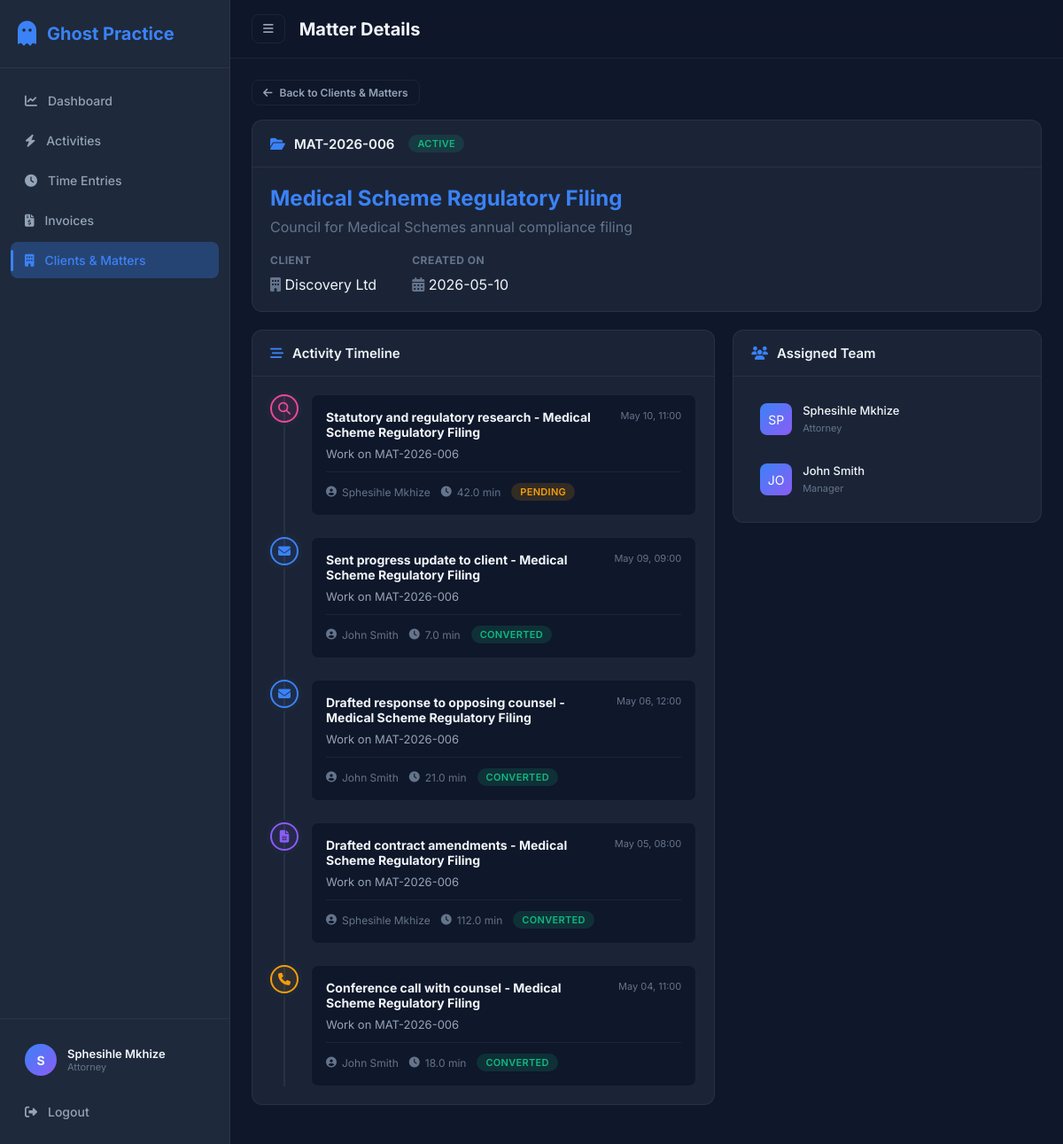
The app's page /clients/matter/6 (signed in) with its own data.
### models/user.py (models this page shows, shortened)
class User(UserMixin, db.Model):
    __tablename__ = "users"
    id = db.Column(db.Integer, primary_key=True)
    name = db.Column(db.String(120), nullable=False)
    email = db.Column(db.String(120), unique=True, nullable=False)
    password_hash = db.Column(db.String(256), nullable=False)
    role = db.Column(db.String(20), nullable=False, default="attorney")  # attorney / manager
    hourly_rate = db.Column(db.Float, default=2500.00)
    created_at = db.Column(db.DateTime, default=datetime.utcnow)
    activities = db.relationship("Activity", backref="user", lazy="dynamic")
    time_entries = db.relationship("TimeEntry", backref="user", lazy="dynamic")

### models/matter.py (models this page shows, shortened)
class Matter(db.Model):
    __tablename__ = "matters"
    id = db.Column(db.Integer, primary_key=True)
    reference = db.Column(db.String(50), unique=True, nullable=False)
    title = db.Column(db.String(200), nullable=False)
    description = db.Column(db.Text)
    client_id = db.Column(db.Integer, db.ForeignKey("clients.id"), nullable=False)
    status = db.Column(db.String(20), default="active")  # active / closed
    created_at = db.Column(db.DateTime, default=datetime.utcnow)
    team = db.relationship("User", secondary=matter_team, backref=db.backref("assigned_matters", lazy="dynamic"))
    activities = db.relationship("Activity", backref="matter", lazy="dynamic")
    time_entries = db.relationship("TimeEntry", backref="matter", lazy="dynamic")
    invoices = db.relationship("Invoice", backref="matter", lazy="dynamic")

### models/client.py (models this page shows, shortened)
class Client(db.Model):
    __tablename__ = "clients"
    id = db.Column(db.Integer, primary_key=True)
    name = db.Column(db.String(200), nullable=False)
    email = db.Column(db.String(120))
    phone = db.Column(db.String(20))
    address = db.Column(db.Text)
    created_at = db.Column(db.DateTime, default=datetime.utcnow)
    matters = db.relationship("Matter", backref="client", lazy="dynamic")

### models/activity.py (models this page shows, shortened)
class Activity(db.Model):
    __tablename__ = "activities"
    id = db.Column(db.Integer, primary_key=True)
    user_id = db.Column(db.Integer, db.ForeignKey("users.id"), nullable=False)
    type = db.Column(db.String(30), nullable=False)  # email / meeting / call / document / research
    title = db.Column(db.String(300), nullable=False)
    description = db.Column(db.Text)
    source = db.Column(db.String(30), default="manual")  # outlook / teams / manual / auto-detect
    started_at = db.Column(db.DateTime, nullable=False)
    ended_at = db.Column(db.DateTime)
    duration_minutes = db.Column(db.Float, default=0)
    matter_id = db.Column(db.Integer, db.ForeignKey("matters.id"), nullable=True)
    status = db.Column(db.String(20), default="pending")  # pending / converted / dismissed
    created_at = db.Column(db.DateTime, default=datetime.utcnow)
    time_entry = db.relationship("TimeEntry", backref="activity", uselist=False)

### routes/clients.py (the view)
@clients_bp.route("/matter/<int:matter_id>")
@login_required
def matter_detail(matter_id):
    matter = Matter.query.get_or_404(matter_id)
    if current_user not in matter.team and current_user.role != 'manager':
        flash("You are not assigned to this matter.", "error")
        return redirect(url_for("clients.index"))
    activities = Activity.query.filter_by(matter_id=matter.id).order_by(Activity.started_at.desc()).all()
    return render_template("matter_detail.html", matter=matter, activities=activities)

### app.py (called while the page is built)
def create_app():
    app = Flask(__name__)
    app.config.from_object(Config)
    os.makedirs(os.path.join(app.root_path, "instance"), exist_ok=True)
    db.init_app(app)
    login_manager = LoginManager()
    login_manager.init_app(app)
    login_manager.login_view = "auth.login"
    login_manager.login_message_category = "info"
    from models.user import User
    @login_manager.user_loader
    def load_user(user_id):
        return User.query.get(int(user_id))
    register_blueprints(app)
    with app.app_context():
        db.create_all()
    return app

### templates/matter_detail.html (shortened to what this page needs)
{% extends "base.html" %}
{% block page_title %}Matter Details{% endblock %}
{% block content %}
<div class="matter-detail-page">
    <div class="filter-bar">
        <a href="{{ url_for('clients.index') }}" class="btn btn-sm btn-ghost"><i class="fas fa-arrow-left"></i> Back to Clients & Matters</a>
    </div>
    <div class="card fade-in">
        <div class="card-header" style="justify-content: flex-start; gap: 16px;">
            <h3><i class="fas fa-folder-open"></i> {{ matter.reference }}</h3>
            <span class="status-badge status-{{ matter.status }}">{{ matter.status }}</span>
        </div>
        <div class="card-body">
            <h2 style="font-size: 24px; color: var(--blue); margin-bottom: 8px;">{{ matter.title }}</h2>
            <p style="color: var(--text-muted); margin-bottom: 20px;">{{ matter.description or "No description provided." }}</p>
            <div style="display: flex; gap: 40px;">
                <div>
                    <h4 class="section-title">Client</h4>
                    <p><i class="fas fa-building text-muted"></i> {{ matter.client.name }}</p>
                </div>
                <div>
                    <h4 class="section-title">Created On</h4>
                    <p><i class="fas fa-calendar-alt text-muted"></i> {{ matter.created_at.strftime('%Y-%m-%d') }}</p>
                </div>
            </div>
        </div>
    </div>
    <div class="dashboard-grid">
        <div class="fade-in" style="animation-delay: 0.1s;">
            <div class="card">
                <div class="card-header">
                    <h3><i class="fas fa-stream"></i> Activity Timeline</h3>
                </div>
                <div class="card-body">
                    {% if activities %}
                    <div class="timeline">
                        {% for activity in activities %}
                        <div class="timeline-item">
                            <div class="timeline-icon type-{{ activity.type }}">
                                {% if activity.type == 'email' %}<i class="fas fa-envelope"></i>
                                {% elif activity.type == 'meeting' %}<i class="fas fa-users"></i>
                                {% elif activity.type == 'call' %}<i class="fas fa-phone"></i>
                                {% elif activity.type == 'document' %}<i class="fas fa-file-alt"></i>
                                {% else %}<i class="fas fa-search"></i>{% endif %}
                            </div>
                            <div class="timeline-content">
                                <div class="timeline-header">
                                    <strong>{{ activity.title }}</strong>
                                    <span class="timeline-date">{{ activity.started_at.strftime('%b %d, %H:%M') }}</span>
                                </div>
                                <div class="timeline-body">
                                    <p>{{ activity.description }}</p>
                                </div>
                                <div class="timeline-footer">
                                    <span class="timeline-meta"><i class="fas fa-user-circle"></i> {{ activity.user.name }}</span>
                                    <span class="timeline-meta"><i class="fas fa-clock"></i> {{ activity.duration_minutes }} min</span>
                                    <span class="status-badge status-{{ activity.status }}">{{ activity.status }}</span>
                                </div>
                            </div>
                        </div>
                        {% endfor %}
                    </div>
                    {% else %}
                    <div class="empty-state">
                        <i class="fas fa-wind"></i>
                        <p>No activities have been recorded for this matter yet.</p>
                    </div>
                    {% endif %}
                </div>
            </div>
        </div>
        <div class="fade-in" style="animation-delay: 0.2s;">
            <div class="card">
                <div class="card-header">
                    <h3><i class="fas fa-users"></i> Assigned Team</h3>
                </div>
                <div class="card-body">
                    {% if matter.team %}
                    <ul class="activity-feed">
                        {% for u in matter.team %}
                        <li class="activity-feed-item">
                            <div class="activity-icon" style="background: linear-gradient(135deg, var(--blue), var(--purple)); color: white;">
                                {{ u.name[:2]|upper }}
                            </div>
                            <div class="activity-info">
                                <span class="activity-title">{{ u.name }}</span>
                                <span class="activity-meta">{{ u.role|capitalize }}</span>
                            </div>
                        </li>
                        {% endfor %}
                    </ul>
                    {% else %}
                    <p class="text-muted">No team members assigned.</p>
                    {% endif %}
                </div>
            </div>
        </div>
    </div>
</div>
{% endblock %}

### templates/base.html (shortened to what this page needs)
<!DOCTYPE html>
<html lang="en">
<head>
    <link rel="stylesheet" href="https://cdnjs.cloudflare.com/ajax/libs/font-awesome/6.5.1/css/all.min.css">
    <link rel="stylesheet" href="{{ url_for('static', filename='css/style.css') }}">
</head>
<body>
    {% if current_user.is_authenticated %}
    <div class="app-layout">
        <aside class="sidebar" id="sidebar">
            <div class="sidebar-header">
                <div class="logo">
                    <i class="fas fa-ghost"></i>
                    <span>Ghost Practice</span>
                </div>
            </div>
            <nav class="sidebar-nav">
                <a href="{{ url_for('dashboard.index') }}" class="nav-item {% if request.endpoint == 'dashboard.index' %}active{% endif %}">
                    <i class="fas fa-chart-line"></i><span>Dashboard</span>
                </a>
                <a href="{{ url_for('activities.index') }}" class="nav-item {% if request.endpoint and 'activities' in request.endpoint %}active{% endif %}">
                    <i class="fas fa-bolt"></i><span>Activities</span>
                </a>
                <a href="{{ url_for('time_entries.index') }}" class="nav-item {% if request.endpoint and 'time_entries' in request.endpoint %}active{% endif %}">
                    <i class="fas fa-clock"></i><span>Time Entries</span>
                </a>
                <a href="{{ url_for('invoices.index') }}" class="nav-item {% if request.endpoint and 'invoices' in request.endpoint %}active{% endif %}">
                    <i class="fas fa-file-invoice-dollar"></i><span>Invoices</span>
                </a>
                <a href="{{ url_for('clients.index') }}" class="nav-item {% if request.endpoint and 'clients' in request.endpoint %}active{% endif %}">
                    <i class="fas fa-building"></i><span>Clients & Matters</span>
                </a>
            </nav>
            <div class="sidebar-footer">
                <div class="user-info">
                    <div class="user-avatar">{{ current_user.name[0] }}</div>
                    <div class="user-details">
                        <span class="user-name">{{ current_user.name }}</span>
                        <span class="user-role">{{ current_user.role|title }}</span>
                    </div>
                </div>
                <a href="{{ url_for('auth.logout') }}" class="nav-item logout-btn">
                    <i class="fas fa-sign-out-alt"></i><span>Logout</span>
                </a>
            </div>
        </aside>
        <main class="main-content">
            <header class="topbar">
                <button class="sidebar-toggle" onclick="document.getElementById('sidebar').classList.toggle('collapsed')">
                    <i class="fas fa-bars"></i>
                </button>
                <h1 class="page-title">{% block page_title %}Dashboard{% endblock %}</h1>
            </header>
            <div class="content-area">
                {% block content %}{% endblock %}
            </div>
        </main>
    </div>
    {% else %}
        {% block public_content %}{% endblock %}
    {% endif %}
</body>
</html>

### records on screen
User: name "S", name "Sphesihle Mkhize", role "Attorney", name "SP"
Matter: reference "MAT-2026-006", status "ACTIVE", title "Medical Scheme Regulatory Filing", description "Council for Medical Schemes annual compliance filing", created_at "2026-05-10"
Client: client.name "Discovery Ltd"
Activity: type "research" (drawn), title "Statutory and regulatory research - Medical Scheme Regulatory Filing", started_at "May 10, 11:00", description "Work on MAT-2026-006", user.name "Sphesihle Mkhize", duration_minutes "42.0", status "PENDING"
Activity: type "email" (drawn), title "Sent progress update to client - Medical Scheme Regulatory Filing", started_at "May 09, 09:00", description "Work on MAT-2026-006", user.name "John Smith", duration_minutes "7.0", status "CONVERTED"
Activity: type "email" (drawn), title "Drafted response to opposing counsel - Medical Scheme Regulatory Filing", started_at "May 06, 12:00", description "Work on MAT-2026-006", user.name "John Smith", duration_minutes "21.0", status "CONVERTED"
Activity: type "document" (drawn), title "Drafted contract amendments - Medical Scheme Regulatory Filing", started_at "May 05, 08:00", description "Work on MAT-2026-006", user.name "Sphesihle Mkhize", duration_minutes "112.0", status "CONVERTED"
Activity: type "call" (drawn), title "Conference call with counsel - Medical Scheme Regulatory Filing", started_at "May 04, 11:00", description "Work on MAT-2026-006", user.name "John Smith", duration_minutes "18.0", status "CONVERTED"
User: name "JO", name "John Smith", role "Manager"
